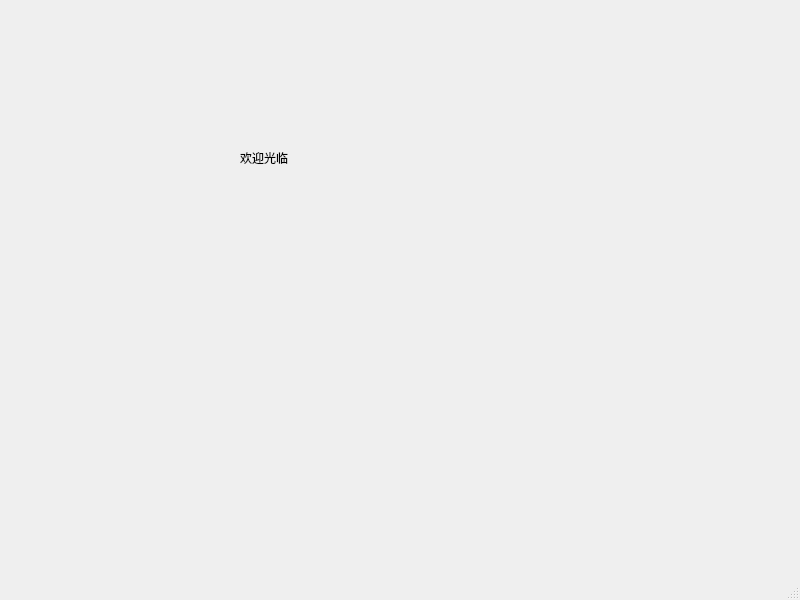
<?xml version="1.0" encoding="UTF-8"?>
<ui version="4.0">
 <class>MainWindow</class>
 <widget class="QMainWindow" name="MainWindow">
  <property name="geometry">
   <rect>
    <x>0</x>
    <y>0</y>
    <width>800</width>
    <height>600</height>
   </rect>
  </property>
  <property name="windowTitle">
   <string>MainWindow</string>
  </property>
  <widget class="QWidget" name="centralwidget">
   <widget class="QLabel" name="label">
    <property name="geometry">
     <rect>
      <x>240</x>
      <y>150</y>
      <width>72</width>
      <height>15</height>
     </rect>
    </property>
    <property name="text">
     <string>欢迎光临</string>
    </property>
   </widget>
  </widget>
  <widget class="QMenuBar" name="menubar">
   <property name="geometry">
    <rect>
     <x>0</x>
     <y>0</y>
     <width>800</width>
     <height>26</height>
    </rect>
   </property>
  </widget>
  <widget class="QStatusBar" name="statusbar"/>
 </widget>
 <resources/>
 <connections/>
</ui>
